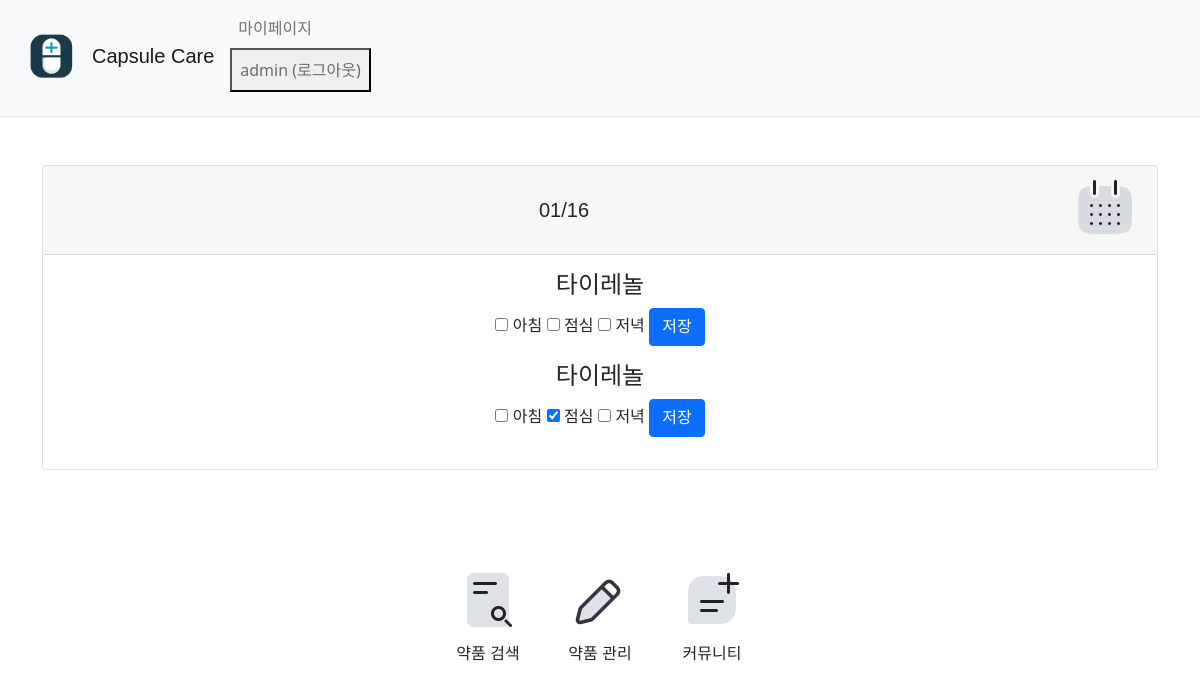
The app's page /main/ (signed in), older data.
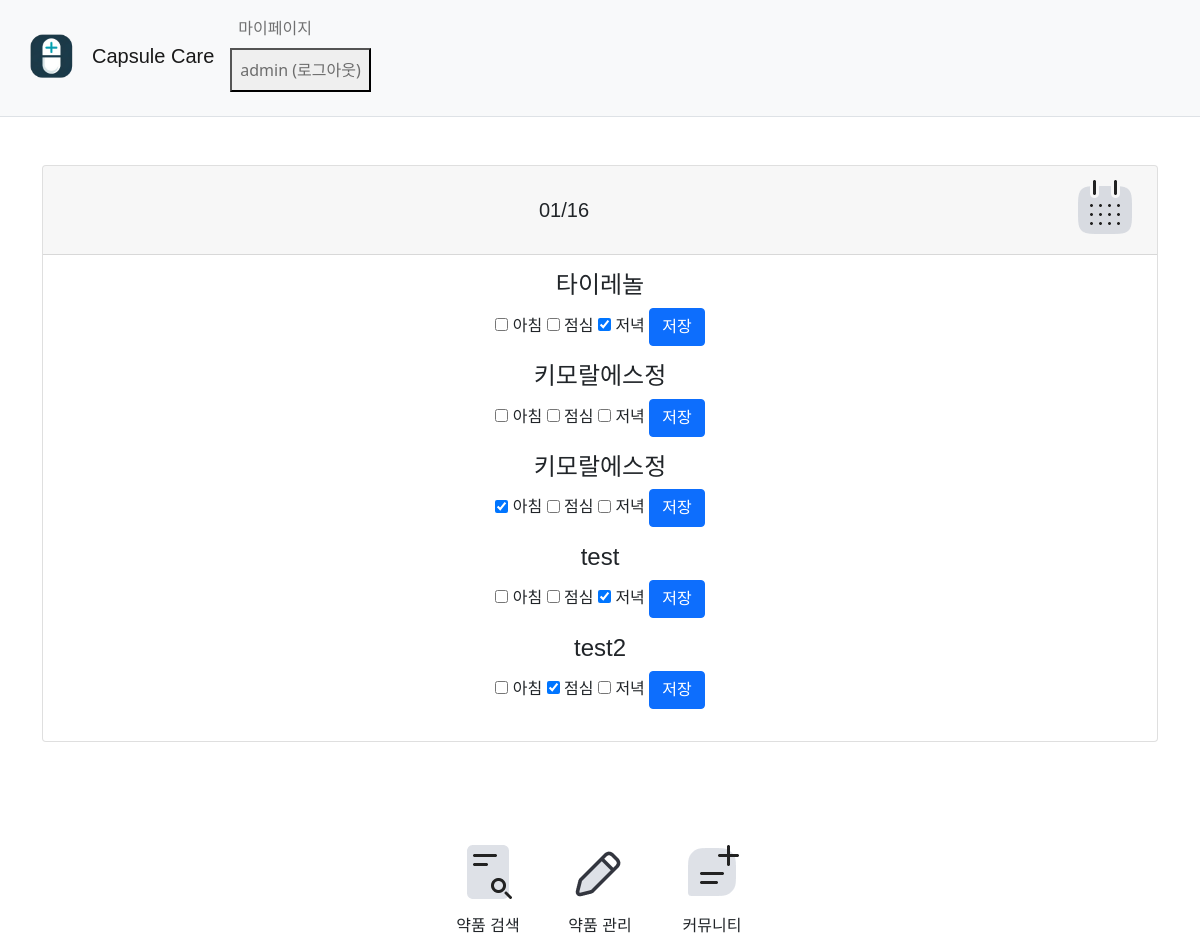
The same page, newer data.
### manage/models.py (models this page shows, shortened)
class Medicine(models.Model):
    MEDICINE_TYPE_CHOICES = [
        ('tablet', '정제'),
        ('capsule', '캡슐'),
        ('liquid', '액제'),
        ('other', '기타'),
    ]
    NOTIFY_TIME_CHOICES = [
        ('morning', '아침'),
        ('lunch', '점심'),
        ('dinner', '저녁'),
    ]
    user = models.ForeignKey('auth.User', on_delete=models.CASCADE)
    name = models.CharField(max_length=100)
    form = models.CharField(max_length=20)
    start_date = models.DateField(null=True, blank=True)
    end_date = models.DateField(null=True, blank=True)
    morning_time = models.TimeField(null=True, blank=True)
    lunch_time = models.TimeField(null=True, blank=True)
    dinner_time = models.TimeField(null=True, blank=True)  # 알림 시간
    date = models.DateField(null=True, blank=True) # 복용한 날짜, 캘린더와 연동
    morning_dose = models.BooleanField(default=False)  # 아침 복용 여부
    lunch_dose = models.BooleanField(default=False)  # 점심 복용 여부
    dinner_dose = models.BooleanField(default=False)  # 저녁 복용 여부
    morning_dose_time = models.DateTimeField(null=True, blank=True)  # 아침 복용 시간
    lunch_dose_time = models.DateTimeField(null=True, blank=True)  # 점심 복용 시간
    dinner_dose_time = models.DateTimeField(null=True, blank=True)  # 저녁 복용 시간

### main/views.py (the view)
# urls.py: path('', views.main, name='main'),
def main(request):
    if request.user.is_authenticated:
        medicines = Medicine.objects.filter(user=request.user)
    else:
        medicines = None  # 비회원인 경우 medicines는 None으로 설정
    alert = request.session.pop('alert', None)
    return render(request, 'main/main.html', {'alert': alert, 'medicines': medicines})

### templates/main/main.html (shortened to what this page needs)
{% extends "base.html" %}
{% load static %}
{% block content %}
    <div class="container mt-5">
    <div class="card">
        <div class="card-header d-flex justify-content-between align-items-center">
            <h5 class="mb-0 text-center flex-grow-1 font-weight-bold" id="liveToday" style="font-family: 'NanumSquareRoundB', sans-serif;"></h5>
            <a href="/manage">
                <img src="{% static 'img/calendar.png' %}" alt="Go to Calendar">
            </a>
        </div>
        <div class="card-body" style="font-family: 'NanumSquareRoundB', sans-serif; text-align: center;">
            {% for medication in medicines %}
                <form method="POST" action="{% url 'save_medication' %}">
                    <h4>{{ medication.name }}</h4>
                    <input type="checkbox" name="morning" {% if medication.morning_dose %}checked{% endif %}> 아침
                    <input type="checkbox" name="lunch" {% if medication.lunch_dose %}checked{% endif %}> 점심
                    <input type="checkbox" name="dinner" {% if medication.dinner_dose %}checked{% endif %}> 저녁
                    <button type="submit" class="btn btn-primary">저장</button>
                </form>
            {% endfor %}
        </div>
    </div>
</div>
<div class="container" style="margin-top: 80px;">
    <div class="d-flex justify-content-center flex-wrap">
        <div class="p-2">
            <button type="button" id="search" class="btn btn-secondary transparent-btn" onclick="location.href='/search';">
                <img src="{% static 'img/search.png' %}" alt="Search">
            </button>
            <span class="d-block text-center" style="font-family: 'NanumSquareRoundB', sans-serif;">약품 검색</span>
        </div>
        <div class="p-2">
            <button type="button" id="manage" class="btn btn-secondary transparent-btn" onclick="location.href='/manage';">
                <img src="{% static 'img/edit.png' %}" alt="manage">
            </button>
            <span class="d-block text-center" style="font-family: 'NanumSquareRoundB', sans-serif;">약품 관리</span>
        </div>
        <div class="p-2">
            <button type="button" id="community" class="btn btn-secondary transparent-btn" onclick="location.href='/forum';">
                <img src="{% static 'img/board.png' %}" alt="board">
            </button>
            <span class="d-block text-center" style="font-family: 'NanumSquareRoundB', sans-serif;">커뮤니티</span>
        </div>
    </div>
</div>
{% endblock %}

Row changes from the older to the newer data that the page shows:
removed Medicine: name "타이레놀"
changed Medicine "타이레놀": lunch_dose "☑" → "☐"; dinner_dose "☐" → "☑"
added Medicine: name "키모랄에스정"
added Medicine: name "키모랄에스정", morning_dose "☑"
added Medicine: name "test", dinner_dose "☑"
added Medicine: name "test2", lunch_dose "☑"
